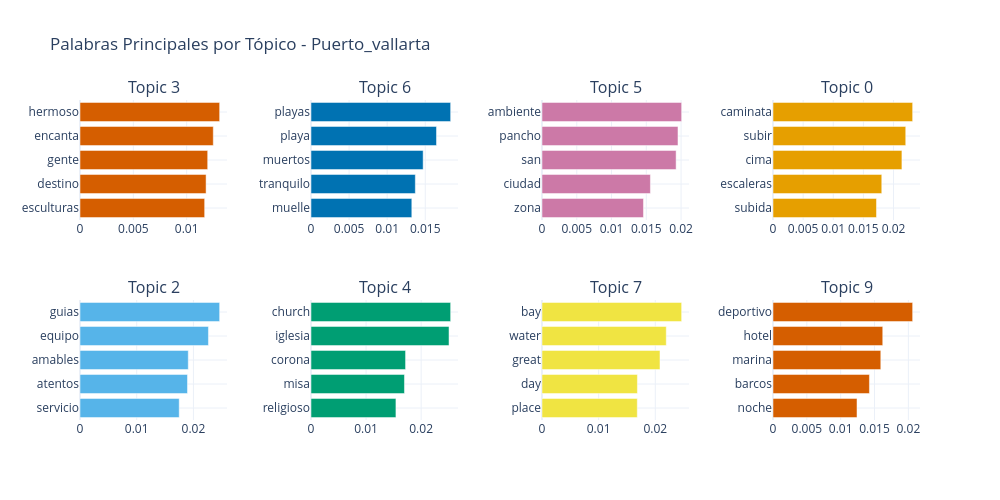
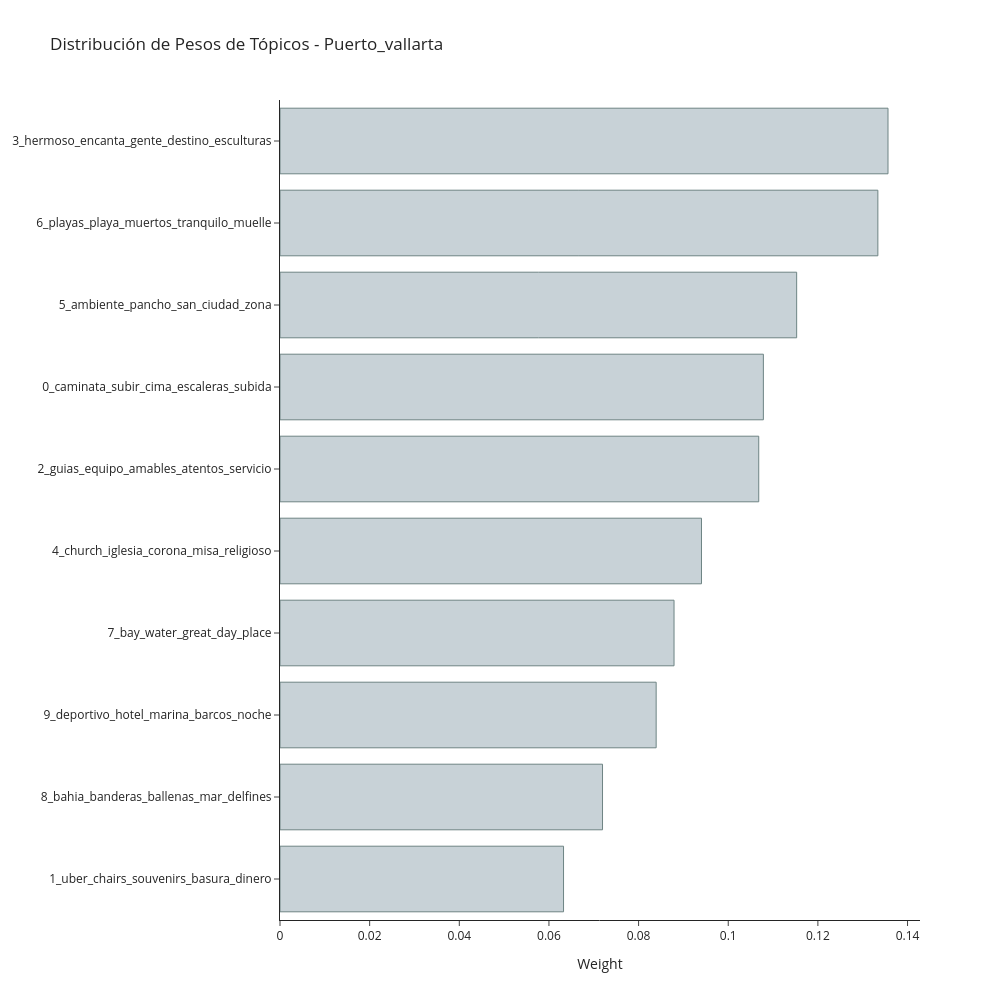
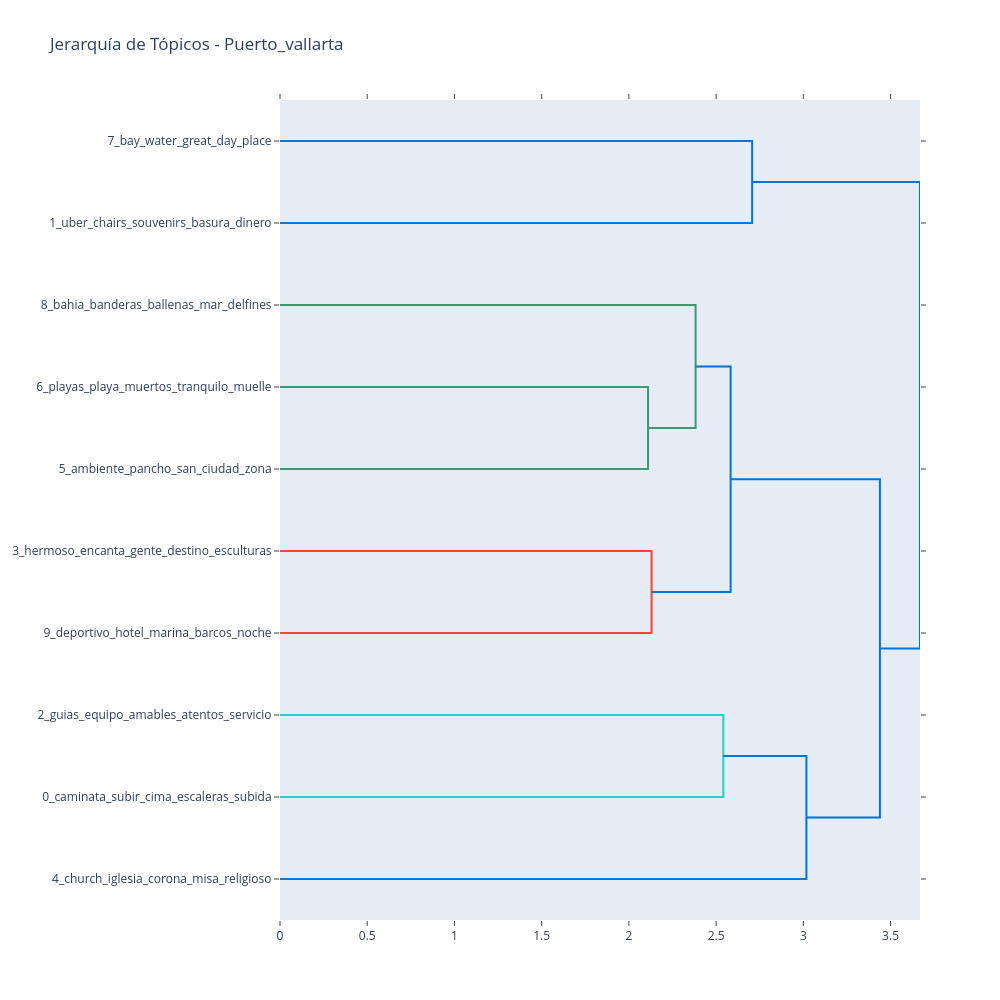

The cell these charts' notebook holds for them, in order:
### Code cell
# ===== VISUALIZACIONES ESPECÍFICAS DE FASTOPIC =====

# Generar visualización de tópicos
fig_topics = topic_model.visualize_topic(top_n=min(8, len(topic_info)))
fig_topics.update_layout(title=f"Palabras Principales por Tópico - {CIUDAD_ANALIZAR}")
fig_topics.show()

# Generar visualización de pesos de tópicos
fig_weights = topic_model.visualize_topic_weights(top_n=min(10, len(topic_info)))
fig_weights.update_layout(title=f"Distribución de Pesos de Tópicos - {CIUDAD_ANALIZAR}")
fig_weights.show()

# Generar jerarquía de tópicos si hay suficientes
if len(topic_info) >= 3:
    fig_hierarchy = topic_model.visualize_topic_hierarchy()
    fig_hierarchy.update_layout(title=f"Jerarquía de Tópicos - {CIUDAD_ANALIZAR}")
    fig_hierarchy.show()

print(f"\n📋 Resumen del modelado FASTopic:")
print(f"✅ Textos analizados: {len(texts)}")
print(f"🎯 Tópicos encontrados: {len(topic_info)}")
print(f"⏱️ Tiempo de entrenamiento: {tiempo_entrenamiento:.2f}s")
print(f"📊 Probabilidad promedio: {df_con_topicos['Probabilidad_Topico'].mean():.3f}")
print(f"📈 Distribución:")
for i, (topico, count) in enumerate(topico_counts.head(5).items()):
    print(f"   {i+1}. {topico}: {count} opiniones ({count/len(df_con_topicos)*100:.1f}%)")

### Figure 1 — Plotly figure (JSON) as saved in the notebook; plotly's stock layout.template omitted (floating-point values rounded to 4 significant figures)
{"data": [{"marker": {"color": "#D55E00"}, "orientation": "h", "type": "bar", "x": [0.01169, 0.01182, 0.01197, 0.0125, 0.01309], "xaxis": "x", "y": ["esculturas", "destino", "gente", "encanta", "hermoso"], "yaxis": "y"}, {"marker": {"color": "#0072B2"}, "orientation": "h", "type": "bar", "x": [0.01324, 0.0137, 0.01472, 0.01648, 0.01833], "xaxis": "x2", "y": ["muelle", "tranquilo", "muertos", "playa", "playas"], "yaxis": "y2"}, {"marker": {"color": "#CC79A7"}, "orientation": "h", "type": "bar", "x": [0.01459, 0.01559, 0.01929, 0.01956, 0.02008], "xaxis": "x3", "y": ["zona", "ciudad", "san", "pancho", "ambiente"], "yaxis": "y3"}, {"marker": {"color": "#E69F00"}, "orientation": "h", "type": "bar", "x": [0.01717, 0.01805, 0.02139, 0.02203, 0.02317], "xaxis": "x4", "y": ["subida", "escaleras", "cima", "subir", "caminata"], "yaxis": "y4"}, {"marker": {"color": "#56B4E9"}, "orientation": "h", "type": "bar", "x": [0.01749, 0.01895, 0.01909, 0.02265, 0.02462], "xaxis": "x5", "y": ["servicio", "atentos", "amables", "equipo", "guias"], "yaxis": "y5"}, {"marker": {"color": "#009E73"}, "orientation": "h", "type": "bar", "x": [0.01542, 0.01697, 0.01717, 0.02506, 0.02536], "xaxis": "x6", "y": ["religioso", "misa", "corona", "iglesia", "church"], "yaxis": "y6"}, {"marker": {"color": "#F0E442"}, "orientation": "h", "type": "bar", "x": [0.01682, 0.01685, 0.02083, 0.02194, 0.02466], "xaxis": "x7", "y": ["place", "day", "great", "water", "bay"], "yaxis": "y7"}, {"marker": {"color": "#D55E00"}, "orientation": "h", "type": "bar", "x": [0.01241, 0.01425, 0.01593, 0.01622, 0.02063], "xaxis": "x8", "y": ["noche", "barcos", "marina", "hotel", "deportivo"], "yaxis": "y8"}], "layout": {"annotations": [{"font": {"size": 16}, "showarrow": false, "text": "Topic 3", "x": 0.0875, "xanchor": "center", "xref": "paper", "y": 1, "yanchor": "bottom", "yref": "paper"}, {"font": {"size": 16}, "showarrow": false, "text": "Topic 6", "x": 0.3625, "xanchor": "center", "xref": "paper", "y": 1, "yanchor": "bottom", "yref": "paper"}, {"font": {"size": 16}, "showarrow": false, "text": "Topic 5", "x": 0.6375, "xanchor": "center", "xref": "paper", "y": 1, "yanchor": "bottom", "yref": "paper"}, {"font": {"size": 16}, "showarrow": false, "text": "Topic 0", "x": 0.9125, "xanchor": "center", "xref": "paper", "y": 1, "yanchor": "bottom", "yref": "paper"}, {"font": {"size": 16}, "showarrow": false, "text": "Topic 2", "x": 0.0875, "xanchor": "center", "xref": "paper", "y": 0.375, "yanchor": "bottom", "yref": "paper"}, {"font": {"size": 16}, "showarrow": false, "text": "Topic 4", "x": 0.3625, "xanchor": "center", "xref": "paper", "y": 0.375, "yanchor": "bottom", "yref": "paper"}, {"font": {"size": 16}, "showarrow": false, "text": "Topic 7", "x": 0.6375, "xanchor": "center", "xref": "paper", "y": 0.375, "yanchor": "bottom", "yref": "paper"}, {"font": {"size": 16}, "showarrow": false, "text": "Topic 9", "x": 0.9125, "xanchor": "center", "xref": "paper", "y": 0.375, "yanchor": "bottom", "yref": "paper"}], "height": 500, "hoverlabel": {"bgcolor": "white", "font": {"family": "Rockwell", "size": 16}}, "showlegend": false, "title": {"text": "Palabras Principales por Tópico - Puerto_vallarta"}, "width": 1000, "xaxis": {"anchor": "y", "domain": [0, 0.175], "showgrid": true}, "xaxis2": {"anchor": "y2", "domain": [0.275, 0.45], "showgrid": true}, "xaxis3": {"anchor": "y3", "domain": [0.55, 0.725], "showgrid": true}, "xaxis4": {"anchor": "y4", "domain": [0.825, 1], "showgrid": true}, "xaxis5": {"anchor": "y5", "domain": [0, 0.175], "showgrid": true}, "xaxis6": {"anchor": "y6", "domain": [0.275, 0.45], "showgrid": true}, "xaxis7": {"anchor": "y7", "domain": [0.55, 0.725], "showgrid": true}, "xaxis8": {"anchor": "y8", "domain": [0.825, 1], "showgrid": true}, "yaxis": {"anchor": "x", "domain": [0.625, 1], "showgrid": true}, "yaxis2": {"anchor": "x2", "domain": [0.625, 1], "showgrid": true}, "yaxis3": {"anchor": "x3", "domain": [0.625, 1], "showgrid": true}, "yaxis4": {"anchor": "x4", "domain": [0.625, 1], "showgrid": true}, "yaxis5": {"anchor": "x5", "domain": [0, 0.375], "showgrid": true}, "yaxis6": {"anchor": "x6", "domain": [0, 0.375], "showgrid": true}, "yaxis7": {"anchor": "x7", "domain": [0, 0.375], "showgrid": true}, "yaxis8": {"anchor": "x8", "domain": [0, 0.375], "showgrid": true}}}

### Figure 2 — Plotly figure (JSON) as saved in the notebook; plotly's stock layout.template omitted (floating-point values rounded to 4 significant figures)
{"data": [{"marker": {"color": "#C8D2D7", "line": {"color": "#6E8484", "width": 1}}, "orientation": "h", "type": "bar", "x": [0.06326, 0.07195, 0.08392, 0.08791, 0.09403, 0.1068, 0.1078, 0.1153, 0.1334, 0.1356], "y": ["1_uber_chairs_souvenirs_basura_dinero", "8_bahia_banderas_ballenas_mar_delfines", "9_deportivo_hotel_marina_barcos_noche", "7_bay_water_great_day_place", "4_church_iglesia_corona_misa_religioso", "2_guias_equipo_amables_atentos_servicio", "0_caminata_subir_cima_escaleras_subida", "5_ambiente_pancho_san_ciudad_zona", "6_playas_playa_muertos_tranquilo_muelle", "3_hermoso_encanta_gente_destino_esculturas"]}], "layout": {"height": 1000, "hoverlabel": {"bgcolor": "white", "font": {"family": "Rockwell", "size": 16}}, "title": {"text": "Distribución de Pesos de Tópicos - Puerto_vallarta"}, "width": 1000, "xaxis": {"title": {"text": "Weight"}}}}

### Figure 3 — Plotly figure (JSON) as saved in the notebook; plotly's stock layout.template omitted (floating-point values rounded to 4 significant figures)
{"data": [{"hoverinfo": "text", "marker": {"color": "rgb(0,116,217)"}, "mode": "lines", "type": "scatter", "x": [0.0, 2.707, 2.707, 0.0], "xaxis": "x", "y": [-5.0, -5.0, -15.0, -15.0], "yaxis": "y"}, {"hoverinfo": "text", "marker": {"color": "rgb(61,153,112)"}, "mode": "lines", "type": "scatter", "x": [0.0, 2.11, 2.11, 0.0], "xaxis": "x", "y": [-35.0, -35.0, -45.0, -45.0], "yaxis": "y"}, {"hoverinfo": "text", "marker": {"color": "rgb(61,153,112)"}, "mode": "lines", "type": "scatter", "x": [0.0, 2.382, 2.382, 2.11], "xaxis": "x", "y": [-25.0, -25.0, -40.0, -40.0], "yaxis": "y"}, {"hoverinfo": "text", "marker": {"color": "rgb(255,65,54)"}, "mode": "lines", "type": "scatter", "x": [0.0, 2.13, 2.13, 0.0], "xaxis": "x", "y": [-55.0, -55.0, -65.0, -65.0], "yaxis": "y"}, {"hoverinfo": "text", "marker": {"color": "rgb(0,116,217)"}, "mode": "lines", "type": "scatter", "x": [2.382, 2.583, 2.583, 2.13], "xaxis": "x", "y": [-32.5, -32.5, -60.0, -60.0], "yaxis": "y"}, {"hoverinfo": "text", "marker": {"color": "rgb(35,205,205)"}, "mode": "lines", "type": "scatter", "x": [0.0, 2.541, 2.541, 0.0], "xaxis": "x", "y": [-75.0, -75.0, -85.0, -85.0], "yaxis": "y"}, {"hoverinfo": "text", "marker": {"color": "rgb(0,116,217)"}, "mode": "lines", "type": "scatter", "x": [2.541, 3.018, 3.018, 0.0], "xaxis": "x", "y": [-80.0, -80.0, -95.0, -95.0], "yaxis": "y"}, {"hoverinfo": "text", "marker": {"color": "rgb(0,116,217)"}, "mode": "lines", "type": "scatter", "x": [2.583, 3.439, 3.439, 3.018], "xaxis": "x", "y": [-46.25, -46.25, -87.5, -87.5], "yaxis": "y"}, {"hoverinfo": "text", "marker": {"color": "rgb(0,116,217)"}, "mode": "lines", "type": "scatter", "x": [2.707, 3.669, 3.669, 3.439], "xaxis": "x", "y": [-10.0, -10.0, -66.88, -66.88], "yaxis": "y"}], "layout": {"autosize": false, "height": 1000, "hovermode": "closest", "showlegend": false, "title": {"text": "Jerarquía de Tópicos - Puerto_vallarta"}, "width": 1000, "xaxis": {"mirror": "allticks", "rangemode": "tozero", "showgrid": false, "showline": true, "showticklabels": true, "ticks": "outside", "type": "linear", "zeroline": false}, "yaxis": {"mirror": "allticks", "rangemode": "tozero", "showgrid": false, "showline": true, "showticklabels": true, "tickmode": "array", "ticks": "outside", "ticktext": ["7_bay_water_great_day_place", "1_uber_chairs_souvenirs_basura_dinero", "8_bahia_banderas_ballenas_mar_delfines", "6_playas_playa_muertos_tranquilo_muelle", "5_ambiente_pancho_san_ciudad_zona", "3_hermoso_encanta_gente_destino_esculturas", "9_deportivo_hotel_marina_barcos_noche", "2_guias_equipo_amables_atentos_servicio", "0_caminata_subir_cima_escaleras_subida", "4_church_iglesia_corona_misa_religioso"], "tickvals": [-5, -15, -25, -35, -45, -55, -65, -75, -85, -95], "type": "linear", "zeroline": false}}}
